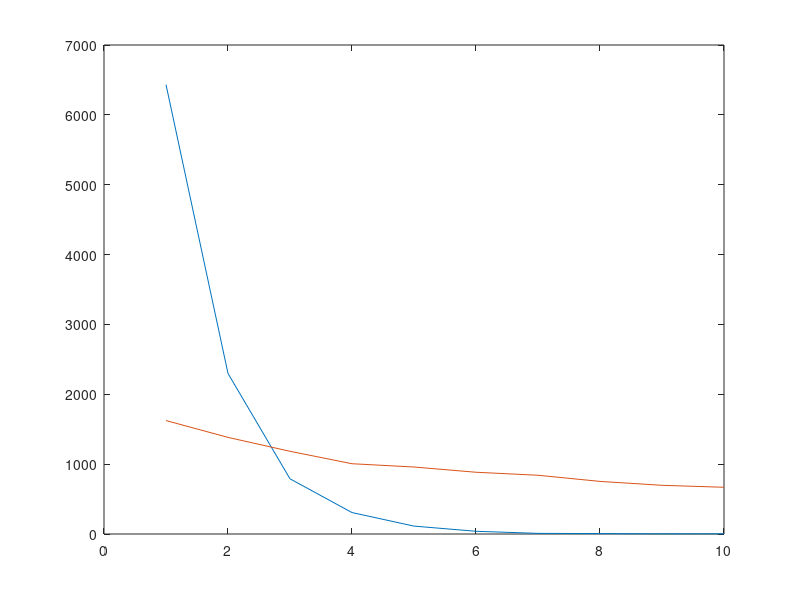

This figure's MATLAB source:
x=rand(1,10000);
lamda=1;
mu=1/lamda;
y=expinv(x);
a=sum(y)
d=y/a
plot(hist(d))
hold on
b=exppdf(x,mu);
c=sum(b)
e=b/c
plot(hist(e))
sum(d)
sum(e)
hold on

